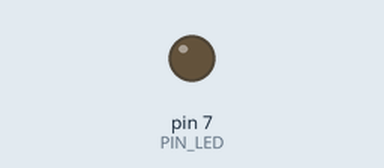
Simulated run of this sketch. Board: Arduino Uno, built with avr-gcc and run on an emulated ATmega328P. Shown: output pins drawn as LEDs (lit = HIGH). Dashed ring = blinking. At 3.0 s the program stops and its outputs stay as they are.

Above: at 0.4 s.
At 2.5 s:
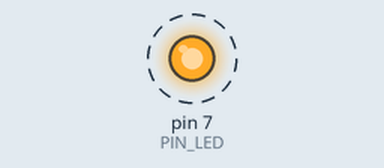
Timing chart, 0 to 3.0 s (numbered marks = the images above):
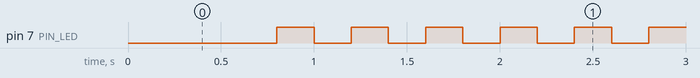

The sketch:

05_practice_2.ino
```cpp
#define PIN_LED 7

void setup() {
  pinMode(PIN_LED, OUTPUT);

}

void loop() {
  digitalWrite(PIN_LED, 0);
  delay(800);
  digitalWrite(PIN_LED, 1);
  delay(200);

  int i = 0;
  while (i < 5){
    digitalWrite(PIN_LED, 0);
    delay(200);
    digitalWrite(PIN_LED, 1);
    delay(200);

    i ++;
    }


  while(1){
  digitalWrite(PIN_LED, 1);
  }

}
```

Measured:
- by itself, pin 7 (PIN_LED): alternates HIGH for 0.20 s and LOW for 0.20 s, 11 changes in all, then stays HIGH
